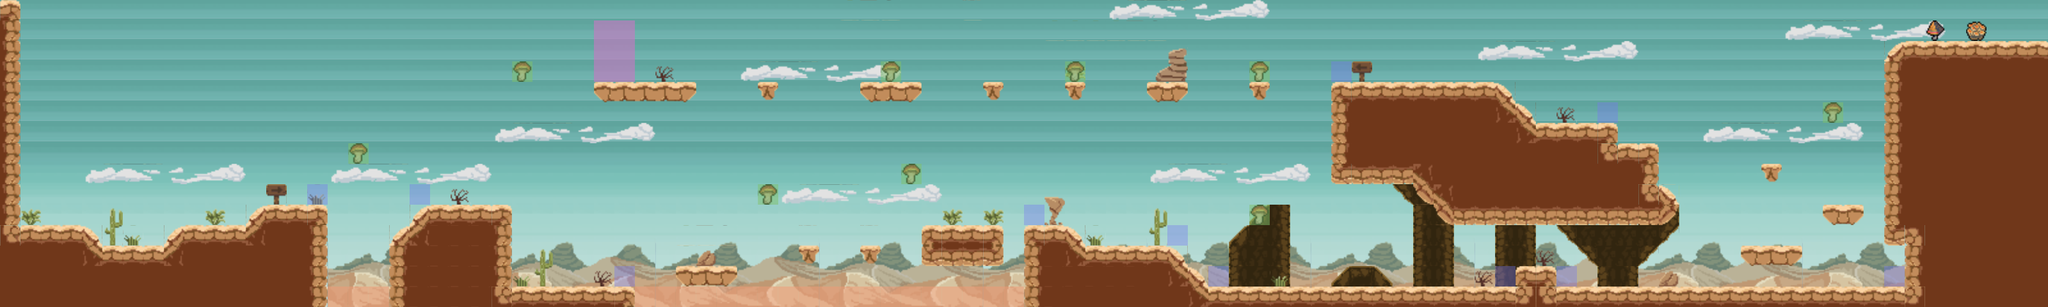

A 2D game scene composited from a Tiled map and its tileset images. What follows is a short description and the map's XML, with each tile layer's data collapsed to a summary:
An orthogonal 100x15 tile map with 32x32 px tiles, 10 tile layers (Sky, cloud, BG3, BG2, ...), 5 tilesets and 6 objects (5x Shoot, Player).

<map version="1.2" tiledversion="1.3.2" orientation="orthogonal" renderorder="right-down" compressionlevel="0" width="100" height="15" tilewidth="32" tileheight="32" infinite="0" nextlayerid="12" nextobjectid="7">
 <tileset firstgid="1" source="X2/BG-sky.tsx" />
 <tileset firstgid="3" source="X2/Platformer Tiles.tsx" />
 <tileset firstgid="531" source="X2/meta_tile32.tsx" />
 <tileset firstgid="537" source="X2/BG-plain.tsx" />
 <tileset firstgid="548" source="mush.tsx" />
 <layer id="8" name="Sky" width="100" height="15">
  <data>[1500 cells, 1500 non-empty, 1 distinct tile ids]</data>
 </layer>
 <layer id="7" name="cloud" width="100" height="15">
  <data>[1500 cells, 0 non-empty, 0 distinct tile ids]</data>
 </layer>
 <layer id="6" name="BG3" width="100" height="15">
  <data>[1500 cells, 11 non-empty, 1 distinct tile ids]</data>
 </layer>
 <layer id="5" name="BG2" width="100" height="15">
  <data>[1500 cells, 11 non-empty, 1 distinct tile ids]</data>
 </layer>
 <layer id="4" name="BG1" width="100" height="15">
  <data>[1500 cells, 11 non-empty, 1 distinct tile ids]</data>
 </layer>
 <layer id="3" name="wall" width="100" height="15">
  <data>[1500 cells, 44 non-empty, 8 distinct tile ids]</data>
 </layer>
 <layer id="2" name="props" width="100" height="15">
  <data>[1500 cells, 2 non-empty, 1 distinct tile ids]</data>
 </layer>
 <layer id="1" name="Ground" width="100" height="15">
  <data>[1500 cells, 536 non-empty, 52 distinct tile ids]</data>
 </layer>
 <layer id="11" name="Items" width="100" height="15">
  <data>[1500 cells, 11 non-empty, 3 distinct tile ids]</data>
 </layer>
 <objectgroup id="10" name="Objects">
  <object id="1" name="Player" x="64" y="260" width="26.6667" height="56" />
  <object id="2" name="Enemy" type="Shoot" x="718.667" y="236" width="26.6667" height="56">
   <properties>
    <property name="attEffect" value="res/sounds/enemyAtt.wav" />
   </properties>
  </object>
  <object id="3" name="Enemy" type="Shoot" x="1765.33" y="289.333" width="26.6667" height="56">
   <properties>
    <property name="attEffect" value="res/sounds/enemyAtt.wav" />
   </properties>
  </object>
  <object id="4" name="Enemy" type="Shoot" x="2126.67" y="361.333" width="26.6667" height="56">
   <properties>
    <property name="attEffect" value="res/sounds/enemyAtt.wav" />
   </properties>
  </object>
  <object id="5" name="Enemy" type="Shoot" x="2652" y="376" width="26.6667" height="56">
   <properties>
    <property name="attEffect" value="res/sounds/enemyAtt.wav" />
   </properties>
  </object>
  <object id="6" name="Enemy" type="Shoot" x="2270.67" y="60" width="26.6667" height="56">
   <properties>
    <property name="attEffect" value="res/sounds/enemyAtt.wav" />
   </properties>
  </object>
 </objectgroup>
 <layer id="9" name="meta" width="100" height="15">
  <data>[1500 cells, 48 non-empty, 4 distinct tile ids]</data>
 </layer>
</map>